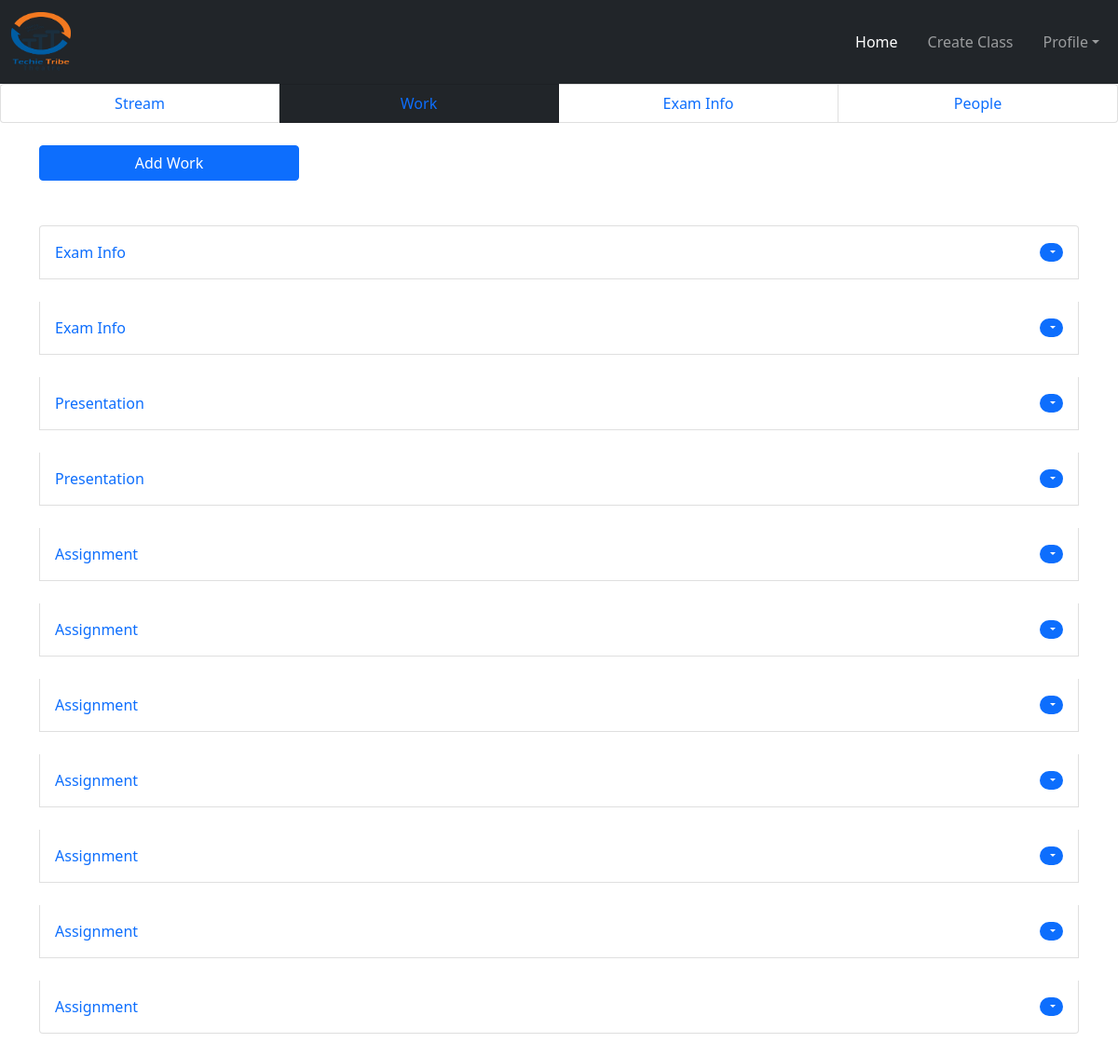
Page /teacher/addwork/1/ (signed in) on the committed database.
### teacher/models.py (models this page shows)
class AddClassWork(models.Model):
    myclass = models.ForeignKey(
        CreateClass, on_delete=models.CASCADE)
    mytopic = models.CharField(
        max_length=20, choices=Choice_Type, default='Presentation')
    title = models.TextField(max_length=100, default="none")
    description = models.TextField(blank=True, null=True)
    marks = models.IntegerField(blank=True, null=True, default=10)
    imagephoto = models.ImageField(upload_to='images/', blank=True, null=True)
    document = models.FileField(upload_to='documents/', blank=True, null=True)
    current_date = models.DateTimeField(
        auto_now_add=True,  blank=True)
    end_date_time = models.DateTimeField(blank=True, null=True)

### teacher/views.py (the view, shortened to what this page needs)
# urls.py: path('addwork/<int:id>/', Addworkview.as_view(), name='addwork'),
class Addworkview(View):
    def get(self, request, id):
        if request.user.is_authenticated:
            mainid = id
            classshow = CreateClass.objects.get(pk=id)
            allwork = AddClassWork.objects.filter(myclass=classshow)[::-1]
            fm = AddClassWorkForm()
            return render(request, 'add_work.html', {'form': fm, "mainid": mainid,  'allwork': allwork})
        else:
            return redirect("/")

### teacher/templates/add_work.html (shortened to what this page needs)
{% extends 'base_teacher.html' %} <br />
{% load static %} <br />
{% block content %}
<ul class="list-group list-group-horizontal col-12">
    <li class="list-group-item col-3 text-center">
      <a href="{% url 'classshow' mainid %}">Stream</a>
    </li>
    <li class="list-group-item col-3 text-center bg-dark text-white">
      <a href="{% url 'addwork' mainid %}" >Work</a>
    </li>
    <li class="list-group-item col-3 text-center">
      <a href="{% url 'examview' mainid %}" >Exam Info</a>
    </li>
    <li class="list-group-item col-3 text-center"><a href="">People</a></li>
  </ul>
<div class="container">
  <button
    type="button"
    class="btn btn-primary mt-4 w-25"
    data-bs-toggle="modal"
    data-bs-target="#exampleModal"
  >
    Add Work
  </button>
</div>
<br>
<div class="container mt-4">
  <div class="list-group">
    {% for ann in allwork %}
    <li
      class="list-group-item d-flex justify-content-between align-items-center mb-4 p-3"
    >
    <a href="{% url 'showmywork' ann.id %}">  {{ann.mytopic}} </a>
      <span class="badge bg-primary rounded-pill"
        ><i
          class="fa-solid fa-ellipsis-vertical dropdown dropdown-toggle"
          id="navbarDropdown"
          data-bs-toggle="dropdown"
        >
        </i>
      </span>
    </li>
    {% endfor %}
  </div>
</div>
{% endblock content %}

### teacher/static/css/form.css (style rules this page uses)
*, *:before, *:after { -webkit-box-sizing: border-box; box-sizing: border-box; }
li { list-style: none; }

### teacher/templates/add_work.html (style rules this page uses)
a { text-decoration:none; }
input, { font-size: 22px; display: block; width: 100%; height: 2rem; padding: 2px 2px; }

### rows in the picture
AddClassWork: mytopic "Exam Info"
AddClassWork: mytopic "Exam Info"
AddClassWork: mytopic "Presentation"
AddClassWork: mytopic "Presentation"
AddClassWork: mytopic "Assignment"
AddClassWork: mytopic "Assignment"
AddClassWork: mytopic "Assignment"
AddClassWork: mytopic "Assignment"
AddClassWork: mytopic "Assignment"
AddClassWork: mytopic "Assignment"
AddClassWork: mytopic "Assignment"
